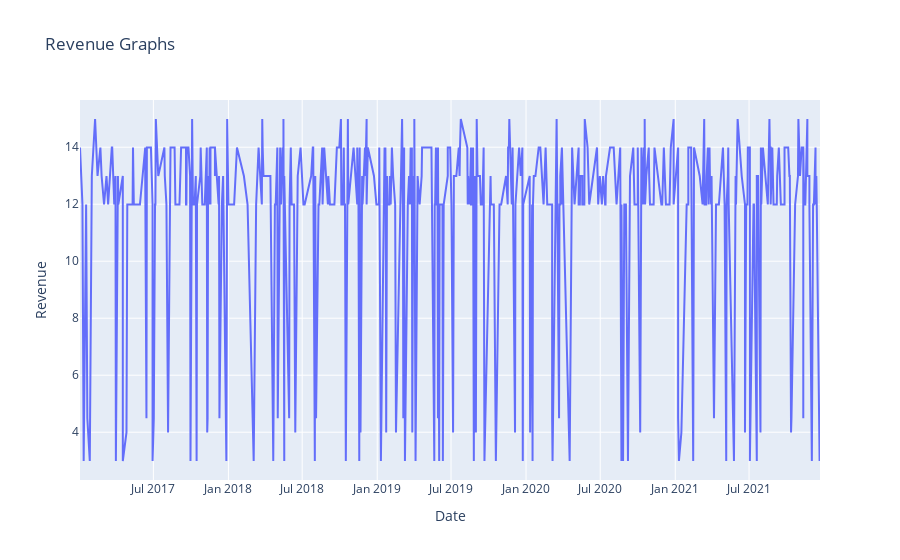

Notebook code cell kept with this figure:
### Code cell
scatter_data = go.Scatter(x=data.index,
                         y=data.Price)
layout = go.Layout(title='Revenue Graphs', xaxis=dict(title='Date'), yaxis=dict(title='Revenue'))
fig = go.Figure(data=[scatter_data], layout=layout)
fig.show()

### Figure 1 — Plotly figure (JSON) as saved in the notebook; plotly's stock layout.template omitted (floating-point values rounded to 4 significant figures; data arrays with more than 128 entries replaced by an {"elided": "..."} marker saying what was removed)
{"data": [{"type": "scatter", "x": {"elided": "500 str values"}, "y": {"elided": "500 float values"}}], "layout": {"title": {"text": "Revenue Graphs"}, "xaxis": {"title": {"text": "Date"}}, "yaxis": {"title": {"text": "Revenue"}}}}
